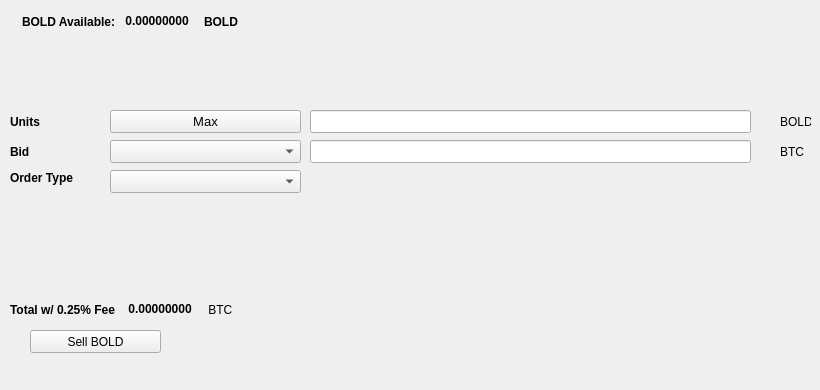
   <widget class="QWidget" name="SellTab">
    <attribute name="title">
     <string>Sell</string>
    </attribute>
    <widget class="QLabel" name="label_16">
     <property name="geometry">
      <rect>
       <x>780</x>
       <y>140</y>
       <width>31</width>
       <height>23</height>
      </rect>
     </property>
     <property name="text">
      <string>BTC</string>
     </property>
    </widget>
    <widget class="QComboBox" name="SellBidcomboBox">
     <property name="geometry">
      <rect>
       <x>110</x>
       <y>140</y>
       <width>191</width>
       <height>23</height>
      </rect>
     </property>
     <property name="font">
      <font>
       <pointsize>10</pointsize>
      </font>
     </property>
    </widget>
    <widget class="QLabel" name="label_18">
     <property name="geometry">
      <rect>
       <x>10</x>
       <y>110</y>
       <width>46</width>
       <height>23</height>
      </rect>
     </property>
     <property name="font">
      <font>
       <weight>75</weight>
       <bold>true</bold>
      </font>
     </property>
     <property name="text">
      <string>Units</string>
     </property>
    </widget>
    <widget class="QPushButton" name="Sell_Max_Amount">
     <property name="geometry">
      <rect>
       <x>110</x>
       <y>110</y>
       <width>191</width>
       <height>23</height>
      </rect>
     </property>
     <property name="font">
      <font>
       <pointsize>10</pointsize>
      </font>
     </property>
     <property name="text">
      <string>Max</string>
     </property>
    </widget>
    <widget class="QLabel" name="label_20">
     <property name="geometry">
      <rect>
       <x>10</x>
       <y>170</y>
       <width>91</width>
       <height>16</height>
      </rect>
     </property>
     <property name="font">
      <font>
       <weight>75</weight>
       <bold>true</bold>
      </font>
     </property>
     <property name="text">
      <string>Order Type</string>
     </property>
    </widget>
    <widget class="QComboBox" name="SellOrdertypeCombo">
     <property name="geometry">
      <rect>
       <x>110</x>
       <y>170</y>
       <width>191</width>
       <height>23</height>
      </rect>
     </property>
     <property name="font">
      <font>
       <pointsize>10</pointsize>
      </font>
     </property>
    </widget>
    <widget class="QLabel" name="label_21">
     <property name="geometry">
      <rect>
       <x>10</x>
       <y>140</y>
       <width>46</width>
       <height>23</height>
      </rect>
     </property>
     <property name="font">
      <font>
       <weight>75</weight>
       <bold>true</bold>
      </font>
     </property>
     <property name="text">
      <string>Bid</string>
     </property>
    </widget>
    <widget class="QLabel" name="label_22">
     <property name="geometry">
      <rect>
       <x>780</x>
       <y>110</y>
       <width>31</width>
       <height>23</height>
      </rect>
     </property>
     <property name="text">
      <string>BOLD</string>
     </property>
    </widget>
    <widget class="QLineEdit" name="UnitsInputBOLD">
     <property name="geometry">
      <rect>
       <x>310</x>
       <y>110</y>
       <width>441</width>
       <height>23</height>
      </rect>
     </property>
     <property name="font">
      <font>
       <pointsize>9</pointsize>
       <weight>75</weight>
       <bold>true</bold>
      </font>
     </property>
    </widget>
    <widget class="QLineEdit" name="SellBidPriceEdit">
     <property name="geometry">
      <rect>
       <x>310</x>
       <y>140</y>
       <width>441</width>
       <height>23</height>
      </rect>
     </property>
     <property name="font">
      <font>
       <pointsize>9</pointsize>
       <weight>75</weight>
       <bold>true</bold>
      </font>
     </property>
    </widget>
    <widget class="QPushButton" name="SellBOLDBTN">
     <property name="geometry">
      <rect>
       <x>30</x>
       <y>330</y>
       <width>131</width>
       <height>23</height>
      </rect>
     </property>
     <property name="text">
      <string>Sell BOLD</string>
     </property>
     <property name="icon">
      <iconset resource="../bold">
       <normaloff>:/icons/bitcoin</normaloff>:/icons/bitcoin</iconset>
     </property>
    </widget>
    <widget class="QWidget" name="layoutWidget3">
     <property name="geometry">
      <rect>
       <x>22</x>
       <y>12</y>
       <width>258</width>
       <height>19</height>
      </rect>
     </property>
     <layout class="QHBoxLayout" name="horizontalLayout">
      <item>
       <widget class="QLabel" name="label232_2">
        <property name="font">
         <font>
          <weight>75</weight>
          <bold>true</bold>
         </font>
        </property>
        <property name="text">
         <string>BOLD Available:</string>
        </property>
       </widget>
      </item>
      <item>
       <widget class="QLabel" name="BOLDAvailableLabel">
        <property name="palette">
         <palette>
          <active>
           <colorrole role="WindowText">
            <brush brushstyle="SolidPattern">
             <color alpha="255">
              <red>0</red>
              <green>0</green>
              <blue>0</blue>
             </color>
            </brush>
           </colorrole>
           <colorrole role="Button">
            <brush brushstyle="SolidPattern">
             <color alpha="255">
              <red>0</red>
              <green>170</green>
              <blue>0</blue>
             </color>
            </brush>
           </colorrole>
           <colorrole role="Light">
            <brush brushstyle="SolidPattern">
             <color alpha="255">
              <red>0</red>
              <green>255</green>
              <blue>0</blue>
             </color>
            </brush>
           </colorrole>
           <colorrole role="Midlight">
            <brush brushstyle="SolidPattern">
             <color alpha="255">
              <red>0</red>
              <green>212</green>
              <blue>0</blue>
             </color>
            </brush>
           </colorrole>
           <colorrole role="Dark">
            <brush brushstyle="SolidPattern">
             <color alpha="255">
              <red>0</red>
              <green>85</green>
              <blue>0</blue>
             </color>
            </brush>
           </colorrole>
           <colorrole role="Mid">
            <brush brushstyle="SolidPattern">
             <color alpha="255">
              <red>0</red>
              <green>113</green>
              <blue>0</blue>
             </color>
            </brush>
           </colorrole>
           <colorrole role="Text">
            <brush brushstyle="SolidPattern">
             <color alpha="255">
              <red>0</red>
              <green>170</green>
              <blue>0</blue>
             </color>
            </brush>
           </colorrole>
           <colorrole role="BrightText">
            <brush brushstyle="SolidPattern">
             <color alpha="255">
              <red>255</red>
              <green>255</green>
              <blue>255</blue>
             </color>
            </brush>
           </colorrole>
           <colorrole role="ButtonText">
            <brush brushstyle="SolidPattern">
             <color alpha="255">
              <red>0</red>
              <green>0</green>
              <blue>0</blue>
             </color>
            </brush>
           </colorrole>
           <colorrole role="Base">
            <brush brushstyle="SolidPattern">
             <color alpha="255">
              <red>255</red>
              <green>255</green>
              <blue>255</blue>
             </color>
            </brush>
           </colorrole>
           <colorrole role="Window">
            <brush brushstyle="SolidPattern">
             <color alpha="255">
              <red>0</red>
              <green>170</green>
              <blue>0</blue>
             </color>
            </brush>
           </colorrole>
           <colorrole role="Shadow">
            <brush brushstyle="SolidPattern">
             <color alpha="255">
              <red>0</red>
              <green>0</green>
              <blue>0</blue>
             </color>
            </brush>
           </colorrole>
           <colorrole role="AlternateBase">
            <brush brushstyle="SolidPattern">
             <color alpha="255">
              <red>127</red>
              <green>212</green>
              <blue>127</blue>
             </color>
            </brush>
           </colorrole>
           <colorrole role="ToolTipBase">
            <brush brushstyle="SolidPattern">
             <color alpha="255">
              <red>255</red>
              <green>255</green>
              <blue>220</blue>
             </color>
            </brush>
           </colorrole>
           <colorrole role="ToolTipText">
            <brush brushstyle="SolidPattern">
             <color alpha="255">
              <red>0</red>
              <green>0</green>
              <blue>0</blue>
             </color>
            </brush>
           </colorrole>
          </active>
          <inactive>
           <colorrole role="WindowText">
            <brush brushstyle="SolidPattern">
             <color alpha="255">
              <red>0</red>
              <green>0</green>
              <blue>0</blue>
             </color>
            </brush>
           </colorrole>
           <colorrole role="Button">
            <brush brushstyle="SolidPattern">
             <color alpha="255">
              <red>0</red>
              <green>170</green>
              <blue>0</blue>
             </color>
            </brush>
           </colorrole>
           <colorrole role="Light">
            <brush brushstyle="SolidPattern">
             <color alpha="255">
              <red>0</red>
              <green>255</green>
              <blue>0</blue>
             </color>
            </brush>
           </colorrole>
           <colorrole role="Midlight">
            <brush brushstyle="SolidPattern">
             <color alpha="255">
              <red>0</red>
              <green>212</green>
              <blue>0</blue>
             </color>
            </brush>
           </colorrole>
           <colorrole role="Dark">
            <brush brushstyle="SolidPattern">
             <color alpha="255">
              <red>0</red>
              <green>85</green>
              <blue>0</blue>
             </color>
            </brush>
           </colorrole>
           <colorrole role="Mid">
            <brush brushstyle="SolidPattern">
             <color alpha="255">
              <red>0</red>
              <green>113</green>
              <blue>0</blue>
             </color>
            </brush>
           </colorrole>
           <colorrole role="Text">
            <brush brushstyle="SolidPattern">
             <color alpha="255">
              <red>0</red>
              <green>170</green>
              <blue>0</blue>
             </color>
            </brush>
           </colorrole>
           <colorrole role="BrightText">
            <brush brushstyle="SolidPattern">
             <color alpha="255">
              <red>255</red>
              <green>255</green>
              <blue>255</blue>
             </color>
            </brush>
           </colorrole>
           <colorrole role="ButtonText">
            <brush brushstyle="SolidPattern">
             <color alpha="255">
              <red>0</red>
              <green>0</green>
              <blue>0</blue>
             </color>
            </brush>
           </colorrole>
           <colorrole role="Base">
            <brush brushstyle="SolidPattern">
             <color alpha="255">
              <red>255</red>
              <green>255</green>
              <blue>255</blue>
             </color>
            </brush>
           </colorrole>
           <colorrole role="Window">
            <brush brushstyle="SolidPattern">
             <color alpha="255">
              <red>0</red>
              <green>170</green>
              <blue>0</blue>
             </color>
            </brush>
           </colorrole>
           <colorrole role="Shadow">
            <brush brushstyle="SolidPattern">
             <color alpha="255">
              <red>0</red>
              <green>0</green>
              <blue>0</blue>
             </color>
            </brush>
           </colorrole>
           <colorrole role="AlternateBase">
            <brush brushstyle="SolidPattern">
             <color alpha="255">
              <red>127</red>
              <green>212</green>
              <blue>127</blue>
             </color>
            </brush>
           </colorrole>
           <colorrole role="ToolTipBase">
            <brush brushstyle="SolidPattern">
             <color alpha="255">
              <red>255</red>
              <green>255</green>
              <blue>220</blue>
             </color>
            </brush>
           </colorrole>
           <colorrole role="ToolTipText">
            <brush brushstyle="SolidPattern">
             <color alpha="255">
              <red>0</red>
              <green>0</green>
              <blue>0</blue>
             </color>
            </brush>
           </colorrole>
          </inactive>
          <disabled>
           <colorrole role="WindowText">
            <brush brushstyle="SolidPattern">
             <color alpha="255">
              <red>0</red>
              <green>85</green>
              <blue>0</blue>
             </color>
            </brush>
           </colorrole>
           <colorrole role="Button">
            <brush brushstyle="SolidPattern">
             <color alpha="255">
              <red>0</red>
              <green>170</green>
              <blue>0</blue>
             </color>
            </brush>
           </colorrole>
           <colorrole role="Light">
            <brush brushstyle="SolidPattern">
             <color alpha="255">
              <red>0</red>
              <green>255</green>
              <blue>0</blue>
             </color>
            </brush>
           </colorrole>
           <colorrole role="Midlight">
            <brush brushstyle="SolidPattern">
             <color alpha="255">
              <red>0</red>
              <green>212</green>
              <blue>0</blue>
             </color>
            </brush>
           </colorrole>
           <colorrole role="Dark">
            <brush brushstyle="SolidPattern">
             <color alpha="255">
              <red>0</red>
              <green>85</green>
              <blue>0</blue>
             </color>
            </brush>
           </colorrole>
           <colorrole role="Mid">
            <brush brushstyle="SolidPattern">
             <color alpha="255">
              <red>0</red>
              <green>113</green>
              <blue>0</blue>
             </color>
            </brush>
           </colorrole>
           <colorrole role="Text">
            <brush brushstyle="SolidPattern">
             <color alpha="255">
              <red>0</red>
              <green>85</green>
              <blue>0</blue>
             </color>
            </brush>
           </colorrole>
           <colorrole role="BrightText">
            <brush brushstyle="SolidPattern">
             <color alpha="255">
              <red>255</red>
              <green>255</green>
              <blue>255</blue>
             </color>
            </brush>
           </colorrole>
           <colorrole role="ButtonText">
            <brush brushstyle="SolidPattern">
             <color alpha="255">
              <red>0</red>
              <green>85</green>
              <blue>0</blue>
             </color>
            </brush>
           </colorrole>
           <colorrole role="Base">
            <brush brushstyle="SolidPattern">
             <color alpha="255">
              <red>0</red>
              <green>170</green>
              <blue>0</blue>
             </color>
            </brush>
           </colorrole>
           <colorrole role="Window">
            <brush brushstyle="SolidPattern">
             <color alpha="255">
              <red>0</red>
              <green>170</green>
              <blue>0</blue>
             </color>
            </brush>
           </colorrole>
           <colorrole role="Shadow">
            <brush brushstyle="SolidPattern">
             <color alpha="255">
              <red>0</red>
              <green>0</green>
              <blue>0</blue>
             </color>
            </brush>
           </colorrole>
           <colorrole role="AlternateBase">
            <brush brushstyle="SolidPattern">
             <color alpha="255">
              <red>0</red>
              <green>170</green>
              <blue>0</blue>
             </color>
            </brush>
           </colorrole>
           <colorrole role="ToolTipBase">
            <brush brushstyle="SolidPattern">
             <color alpha="255">
              <red>255</red>
              <green>255</green>
              <blue>220</blue>
             </color>
            </brush>
           </colorrole>
           <colorrole role="ToolTipText">
            <brush brushstyle="SolidPattern">
             <color alpha="255">
              <red>0</red>
              <green>0</green>
              <blue>0</blue>
             </color>
            </brush>
           </colorrole>
          </disabled>
         </palette>
        </property>
        <property name="font">
         <font>
          <weight>75</weight>
          <bold>true</bold>
         </font>
        </property>
        <property name="text">
         <string> 0.00000000 </string>
        </property>
        <property name="textInteractionFlags">
         <set>Qt::LinksAccessibleByMouse|Qt::TextSelectableByKeyboard|Qt::TextSelectableByMouse</set>
        </property>
       </widget>
      </item>
      <item>
       <widget class="QLabel" name="labelBOLD">
        <property name="font">
         <font>
          <weight>75</weight>
          <bold>true</bold>
         </font>
        </property>
        <property name="text">
         <string>BOLD</string>
        </property>
       </widget>
      </item>
     </layout>
    </widget>
    <widget class="QWidget" name="layoutWidget">
     <property name="geometry">
      <rect>
       <x>10</x>
       <y>300</y>
       <width>268</width>
       <height>19</height>
      </rect>
     </property>
     <layout class="QHBoxLayout" name="horizontalLayout_2">
      <item>
       <widget class="QLabel" name="label_19">
        <property name="font">
         <font>
          <weight>75</weight>
          <bold>true</bold>
         </font>
        </property>
        <property name="text">
         <string>Total w/ 0.25% Fee </string>
        </property>
       </widget>
      </item>
      <item>
       <widget class="QLabel" name="SellCostLabel">
        <property name="palette">
         <palette>
          <active>
           <colorrole role="WindowText">
            <brush brushstyle="SolidPattern">
             <color alpha="255">
              <red>0</red>
              <green>0</green>
              <blue>0</blue>
             </color>
            </brush>
           </colorrole>
           <colorrole role="Button">
            <brush brushstyle="SolidPattern">
             <color alpha="255">
              <red>0</red>
              <green>170</green>
              <blue>0</blue>
             </color>
            </brush>
           </colorrole>
           <colorrole role="Light">
            <brush brushstyle="SolidPattern">
             <color alpha="255">
              <red>0</red>
              <green>255</green>
              <blue>0</blue>
             </color>
            </brush>
           </colorrole>
           <colorrole role="Midlight">
            <brush brushstyle="SolidPattern">
             <color alpha="255">
              <red>0</red>
              <green>212</green>
              <blue>0</blue>
             </color>
            </brush>
           </colorrole>
           <colorrole role="Dark">
            <brush brushstyle="SolidPattern">
             <color alpha="255">
              <red>0</red>
              <green>85</green>
              <blue>0</blue>
             </color>
            </brush>
           </colorrole>
           <colorrole role="Mid">
            <brush brushstyle="SolidPattern">
             <color alpha="255">
              <red>0</red>
              <green>113</green>
              <blue>0</blue>
             </color>
            </brush>
           </colorrole>
           <colorrole role="Text">
            <brush brushstyle="SolidPattern">
             <color alpha="255">
              <red>0</red>
              <green>170</green>
              <blue>0</blue>
             </color>
            </brush>
           </colorrole>
           <colorrole role="BrightText">
            <brush brushstyle="SolidPattern">
             <color alpha="255">
              <red>255</red>
              <green>255</green>
              <blue>255</blue>
             </color>
            </brush>
           </colorrole>
           <colorrole role="ButtonText">
            <brush brushstyle="SolidPattern">
             <color alpha="255">
              <red>0</red>
              <green>0</green>
              <blue>0</blue>
             </color>
            </brush>
           </colorrole>
           <colorrole role="Base">
            <brush brushstyle="SolidPattern">
             <color alpha="255">
              <red>255</red>
              <green>255</green>
              <blue>255</blue>
             </color>
            </brush>
           </colorrole>
           <colorrole role="Window">
            <brush brushstyle="SolidPattern">
             <color alpha="255">
              <red>0</red>
              <green>170</green>
              <blue>0</blue>
             </color>
            </brush>
           </colorrole>
           <colorrole role="Shadow">
            <brush brushstyle="SolidPattern">
             <color alpha="255">
              <red>0</red>
              <green>0</green>
              <blue>0</blue>
             </color>
            </brush>
           </colorrole>
           <colorrole role="AlternateBase">
            <brush brushstyle="SolidPattern">
             <color alpha="255">
              <red>127</red>
              <green>212</green>
              <blue>127</blue>
             </color>
            </brush>
           </colorrole>
           <colorrole role="ToolTipBase">
            <brush brushstyle="SolidPattern">
             <color alpha="255">
              <red>255</red>
              <green>255</green>
              <blue>220</blue>
             </color>
            </brush>
           </colorrole>
           <colorrole role="ToolTipText">
            <brush brushstyle="SolidPattern">
             <color alpha="255">
              <red>0</red>
              <green>0</green>
              <blue>0</blue>
             </color>
            </brush>
           </colorrole>
          </active>
          <inactive>
           <colorrole role="WindowText">
            <brush brushstyle="SolidPattern">
             <color alpha="255">
              <red>0</red>
              <green>0</green>
              <blue>0</blue>
             </color>
            </brush>
           </colorrole>
           <colorrole role="Button">
            <brush brushstyle="SolidPattern">
             <color alpha="255">
              <red>0</red>
              <green>170</green>
              <blue>0</blue>
             </color>
            </brush>
           </colorrole>
           <colorrole role="Light">
            <brush brushstyle="SolidPattern">
             <color alpha="255">
              <red>0</red>
              <green>255</green>
              <blue>0</blue>
             </color>
            </brush>
           </colorrole>
           <colorrole role="Midlight">
            <brush brushstyle="SolidPattern">
             <color alpha="255">
              <red>0</red>
              <green>212</green>
              <blue>0</blue>
             </color>
            </brush>
           </colorrole>
           <colorrole role="Dark">
            <brush brushstyle="SolidPattern">
             <color alpha="255">
              <red>0</red>
              <green>85</green>
              <blue>0</blue>
             </color>
            </brush>
           </colorrole>
           <colorrole role="Mid">
            <brush brushstyle="SolidPattern">
             <color alpha="255">
              <red>0</red>
              <green>113</green>
              <blue>0</blue>
             </color>
            </brush>
           </colorrole>
           <colorrole role="Text">
            <brush brushstyle="SolidPattern">
             <color alpha="255">
              <red>0</red>
              <green>170</green>
              <blue>0</blue>
             </color>
            </brush>
           </colorrole>
           <colorrole role="BrightText">
            <brush brushstyle="SolidPattern">
             <color alpha="255">
              <red>255</red>
              <green>255</green>
              <blue>255</blue>
             </color>
            </brush>
           </colorrole>
           <colorrole role="ButtonText">
            <brush brushstyle="SolidPattern">
             <color alpha="255">
              <red>0</red>
              <green>0</green>
              <blue>0</blue>
             </color>
            </brush>
           </colorrole>
           <colorrole role="Base">
            <brush brushstyle="SolidPattern">
             <color alpha="255">
              <red>255</red>
              <green>255</green>
              <blue>255</blue>
             </color>
            </brush>
           </colorrole>
           <colorrole role="Window">
            <brush brushstyle="SolidPattern">
             <color alpha="255">
              <red>0</red>
              <green>170</green>
              <blue>0</blue>
             </color>
            </brush>
           </colorrole>
           <colorrole role="Shadow">
            <brush brushstyle="SolidPattern">
             <color alpha="255">
              <red>0</red>
              <green>0</green>
              <blue>0</blue>
             </color>
            </brush>
           </colorrole>
           <colorrole role="AlternateBase">
            <brush brushstyle="SolidPattern">
             <color alpha="255">
              <red>127</red>
              <green>212</green>
              <blue>127</blue>
             </color>
            </brush>
           </colorrole>
           <colorrole role="ToolTipBase">
            <brush brushstyle="SolidPattern">
             <color alpha="255">
              <red>255</red>
              <green>255</green>
              <blue>220</blue>
             </color>
            </brush>
           </colorrole>
           <colorrole role="ToolTipText">
            <brush brushstyle="SolidPattern">
             <color alpha="255">
              <red>0</red>
              <green>0</green>
              <blue>0</blue>
             </color>
            </brush>
           </colorrole>
          </inactive>
          <disabled>
           <colorrole role="WindowText">
            <brush brushstyle="SolidPattern">
             <color alpha="255">
              <red>0</red>
              <green>85</green>
              <blue>0</blue>
             </color>
            </brush>
           </colorrole>
           <colorrole role="Button">
            <brush brushstyle="SolidPattern">
             <color alpha="255">
              <red>0</red>
              <green>170</green>
              <blue>0</blue>
             </color>
            </brush>
           </colorrole>
           <colorrole role="Light">
            <brush brushstyle="SolidPattern">
             <color alpha="255">
              <red>0</red>
              <green>255</green>
              <blue>0</blue>
             </color>
            </brush>
           </colorrole>
           <colorrole role="Midlight">
            <brush brushstyle="SolidPattern">
             <color alpha="255">
              <red>0</red>
              <green>212</green>
              <blue>0</blue>
             </color>
            </brush>
           </colorrole>
           <colorrole role="Dark">
            <brush brushstyle="SolidPattern">
             <color alpha="255">
              <red>0</red>
              <green>85</green>
              <blue>0</blue>
             </color>
            </brush>
           </colorrole>
           <colorrole role="Mid">
            <brush brushstyle="SolidPattern">
             <color alpha="255">
              <red>0</red>
              <green>113</green>
              <blue>0</blue>
             </color>
            </brush>
           </colorrole>
           <colorrole role="Text">
            <brush brushstyle="SolidPattern">
             <color alpha="255">
              <red>0</red>
              <green>85</green>
              <blue>0</blue>
             </color>
            </brush>
           </colorrole>
           <colorrole role="BrightText">
            <brush brushstyle="SolidPattern">
             <color alpha="255">
              <red>255</red>
              <green>255</green>
              <blue>255</blue>
             </color>
            </brush>
           </colorrole>
           <colorrole role="ButtonText">
            <brush brushstyle="SolidPattern">
             <color alpha="255">
              <red>0</red>
              <green>85</green>
              <blue>0</blue>
             </color>
            </brush>
           </colorrole>
           <colorrole role="Base">
            <brush brushstyle="SolidPattern">
             <color alpha="255">
              <red>0</red>
              <green>170</green>
              <blue>0</blue>
             </color>
            </brush>
           </colorrole>
           <colorrole role="Window">
            <brush brushstyle="SolidPattern">
             <color alpha="255">
              <red>0</red>
              <green>170</green>
              <blue>0</blue>
             </color>
            </brush>
           </colorrole>
           <colorrole role="Shadow">
            <brush brushstyle="SolidPattern">
             <color alpha="255">
              <red>0</red>
              <green>0</green>
              <blue>0</blue>
             </color>
            </brush>
           </colorrole>
           <colorrole role="AlternateBase">
            <brush brushstyle="SolidPattern">
             <color alpha="255">
              <red>0</red>
              <green>170</green>
              <blue>0</blue>
             </color>
            </brush>
           </colorrole>
           <colorrole role="ToolTipBase">
            <brush brushstyle="SolidPattern">
             <color alpha="255">
              <red>255</red>
              <green>255</green>
              <blue>220</blue>
             </color>
            </brush>
           </colorrole>
           <colorrole role="ToolTipText">
            <brush brushstyle="SolidPattern">
             <color alpha="255">
              <red>0</red>
              <green>0</green>
              <blue>0</blue>
             </color>
            </brush>
           </colorrole>
          </disabled>
         </palette>
        </property>
        <property name="font">
         <font>
          <weight>75</weight>
          <bold>true</bold>
         </font>
        </property>
        <property name="autoFillBackground">
         <bool>false</bool>
        </property>
        <property name="text">
         <string> 0.00000000</string>
        </property>
        <property name="textInteractionFlags">
         <set>Qt::LinksAccessibleByMouse|Qt::TextSelectableByMouse</set>
        </property>
       </widget>
      </item>
      <item>
       <widget class="QLabel" name="label_17">
        <property name="font">
         <font>
          <weight>50</weight>
          <bold>false</bold>
         </font>
        </property>
        <property name="text">
         <string> BTC</string>
        </property>
       </widget>
      </item>
     </layout>
    </widget>
    <widget class="QLabel" name="label_23">
     <property name="geometry">
      <rect>
       <x>460</x>
       <y>300</y>
       <width>281</width>
       <height>81</height>
      </rect>
     </property>
     <property name="text">
      <string/>
     </property>
     <property name="pixmap">
      <pixmap>:/images/bittrex</pixmap>
     </property>
    </widget>
   </widget>
